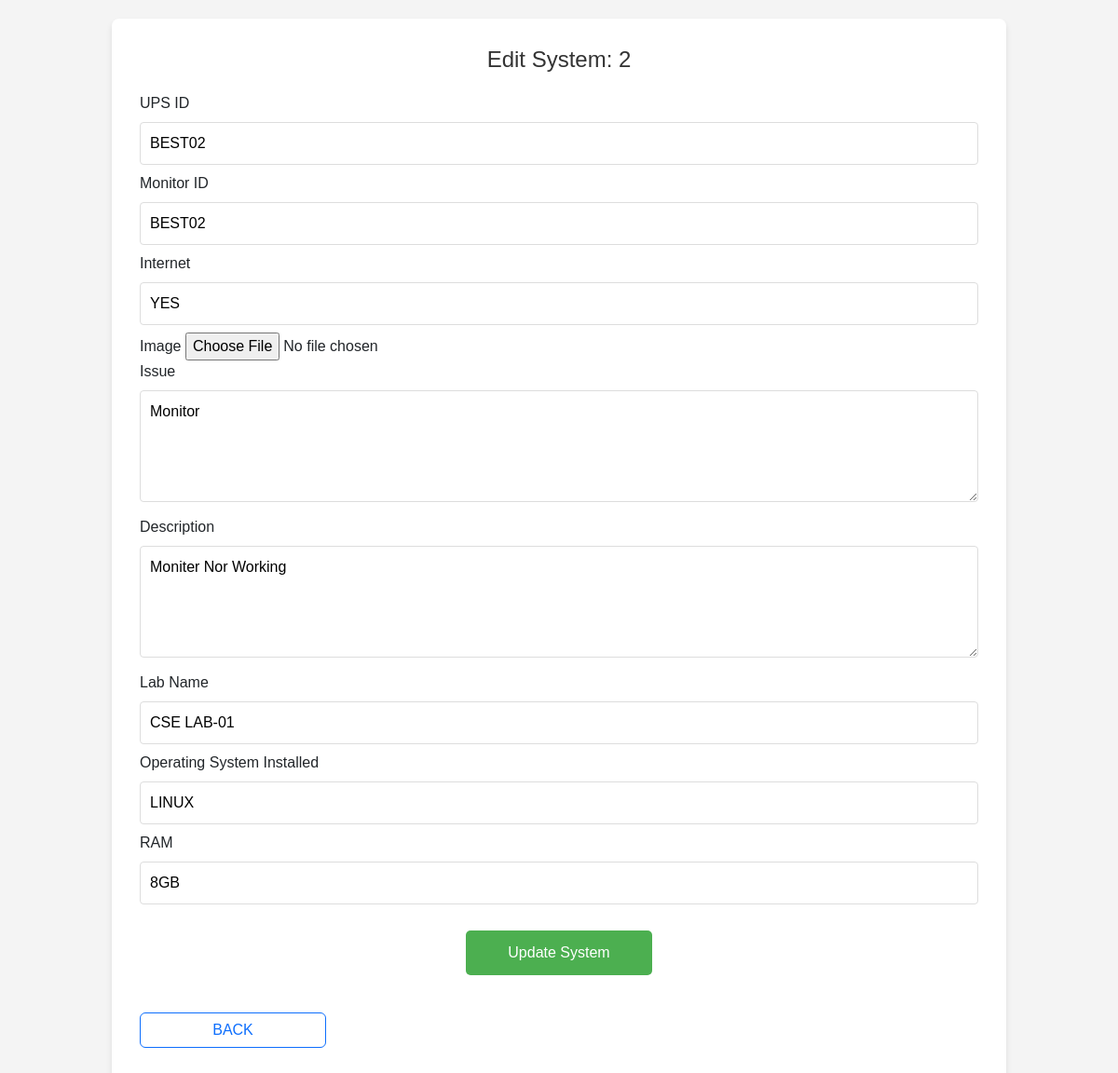
The page /admin/edit_system.php?id=2 (signed in) on the database its author committed.
### tables this page shows
CREATE TABLE `systems` (
  `id` int(11) NOT NULL,
  `ups_id` varchar(50) NOT NULL,
  `monitor_id` varchar(50) NOT NULL,
  `internet` varchar(50) NOT NULL,
  `image` varchar(255) NOT NULL,
  `issue` text DEFAULT NULL,
  `description` text DEFAULT NULL,
  `lab_name` varchar(100) NOT NULL,
  `os_installed` varchar(100) NOT NULL,
  `ram` varchar(50) NOT NULL,
  `last_updated` timestamp NOT NULL DEFAULT current_timestamp()
);

### admin/edit_system.php (the view, shortened to what this page needs)
<?php
include '../includes/db.php';
if (isset($_GET['id'])) {
    $system_id = intval($_GET['id']);
    $query = "SELECT * FROM systems WHERE id = $system_id";
    $result = mysqli_query($conn, $query);
    if ($result && mysqli_num_rows($result) > 0) {
        $system = mysqli_fetch_assoc($result);
    } else {
        echo "<p>System not found.</p>";
        exit();
    }
} else {
    echo "<p>Invalid system ID.</p>";
    exit();
}
?>
<!DOCTYPE html>
<html lang="en">
<head>
    <link rel="stylesheet" href="admin_panel.css">
    <link rel="stylesheet" href="bootstrap.min.css">
    <link href='https://unpkg.com/boxicons@2.1.4/css/boxicons.min.css' rel='stylesheet'>
</head>
<body>
    <main>
        <h1>Edit System: <?php echo htmlspecialchars($system['id']); ?></h1>
        <form method="POST" enctype="multipart/form-data">
    <label for="ups_id">UPS ID</label>
    <input type="text" name="ups_id" value="<?php echo htmlspecialchars($system['ups_id']); ?>" required><br>
    <label for="monitor_id">Monitor ID</label>
    <input type="text" name="monitor_id" value="<?php echo htmlspecialchars($system['monitor_id']); ?>" required><br>
    <label for="internet">Internet</label>
    <input type="text" name="internet" value="<?php echo htmlspecialchars($system['internet']); ?>" required><br>
    <label for="image">Image</label>
    <input type="file" name="image"><br>
    <label for="issue">Issue</label>
    <textarea name="issue"><?php echo htmlspecialchars($system['issue']); ?></textarea><br>
    <label for="description">Description</label>
    <textarea name="description"><?php echo htmlspecialchars($system['description']); ?></textarea><br>
    <label for="lab_name">Lab Name</label>
    <input type="text" name="lab_name" value="<?php echo htmlspecialchars($system['lab_name']); ?>" required><br>
    <label for="os_installed">Operating System Installed</label>
    <input type="text" name="os_installed" value="<?php echo htmlspecialchars($system['os_installed']); ?>" required><br>
    <label for="ram">RAM</label>
    <input type="text" name="ram" value="<?php echo htmlspecialchars($system['ram']); ?>" required><br>
    <button type="submit">Update System</button>
</form>
        <div class="back">
            <button class="btn btn-outline-primary" onclick="window.location.href='manage_systems.php'">BACK</button>
        </div>
    </main>
</body>
</html>

### admin/admin_panel.css (style rules this page uses)
* { margin: 0; padding: 0; box-sizing: border-box; }
body { background: #0b001b; color: white; }

### admin/edit_system.php (style rules this page uses)
body { font-family: Arial, sans-serif; background-color: #f4f4f4; margin: 0; padding: 0; }
main { width: 80%; margin: 20px auto; background-color: #fff; padding: 30px; border-radius: 8px; box-shadow: 0 4px 6px rgba(0, 0, 0, 0.1); }
h1 { font-size: 24px; color: #333; text-align: center; margin-bottom: 20px; }
input[type="text"], textarea { width: 100%; padding: 10px; margin: 8px 0; border: 1px solid #ddd; border-radius: 4px; box-sizing: border-box; }
textarea { height: 120px; resize: vertical; }
button { background-color: #4CAF50; color: white; padding: 12px 20px; border: none; border-radius: 5px; cursor: pointer; font-size: 16px; transition: background-color 0.3s ease; display: block; width: 200px; margin: 20px auto; }

### rows shown on the page
systems: id "2", ups_id "BEST02", monitor_id "BEST02", internet "YES", issue "Monitor", description "Moniter Nor Working", lab_name "CSE LAB-01", os_installed "LINUX", ram "8GB"
